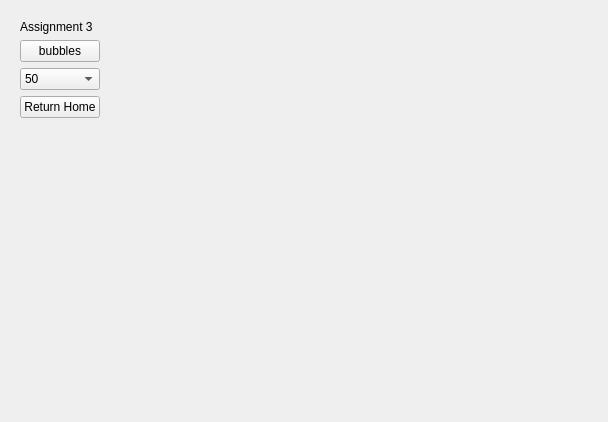
<?xml version="1.0" encoding="UTF-8"?>
<ui version="4.0">
 <class>Form</class>
 <widget class="QWidget" name="Form">
  <property name="geometry">
   <rect>
    <x>0</x>
    <y>0</y>
    <width>608</width>
    <height>422</height>
   </rect>
  </property>
  <property name="windowTitle">
   <string>Form</string>
  </property>
  <layout class="QHBoxLayout" name="horizontalLayout">
   <item>
    <widget class="QWidget" name="controlsBox" native="true">
     <layout class="QVBoxLayout" name="verticalLayout">
      <item>
       <widget class="QLabel" name="label">
        <property name="text">
         <string>Assignment 3</string>
        </property>
       </widget>
      </item>
      <item>
       <widget class="QPushButton" name="bubbles">
        <property name="text">
         <string>bubbles</string>
        </property>
       </widget>
      </item>
      <item>
       <widget class="QComboBox" name="numBubs">
        <item>
         <property name="text">
          <string>50</string>
         </property>
        </item>
        <item>
         <property name="text">
          <string>100</string>
         </property>
        </item>
        <item>
         <property name="text">
          <string>200</string>
         </property>
        </item>
       </widget>
      </item>
      <item>
       <widget class="QPushButton" name="homeBtn">
        <property name="text">
         <string>Return Home</string>
        </property>
       </widget>
      </item>
      <item>
       <spacer name="verticalSpacer">
        <property name="orientation">
         <enum>Qt::Vertical</enum>
        </property>
        <property name="sizeHint" stdset="0">
         <size>
          <width>20</width>
          <height>40</height>
         </size>
        </property>
       </spacer>
      </item>
     </layout>
    </widget>
   </item>
   <item>
    <spacer name="horizontalSpacer">
     <property name="orientation">
      <enum>Qt::Horizontal</enum>
     </property>
     <property name="sizeHint" stdset="0">
      <size>
       <width>439</width>
       <height>20</height>
      </size>
     </property>
    </spacer>
   </item>
  </layout>
 </widget>
 <resources/>
 <connections/>
</ui>
